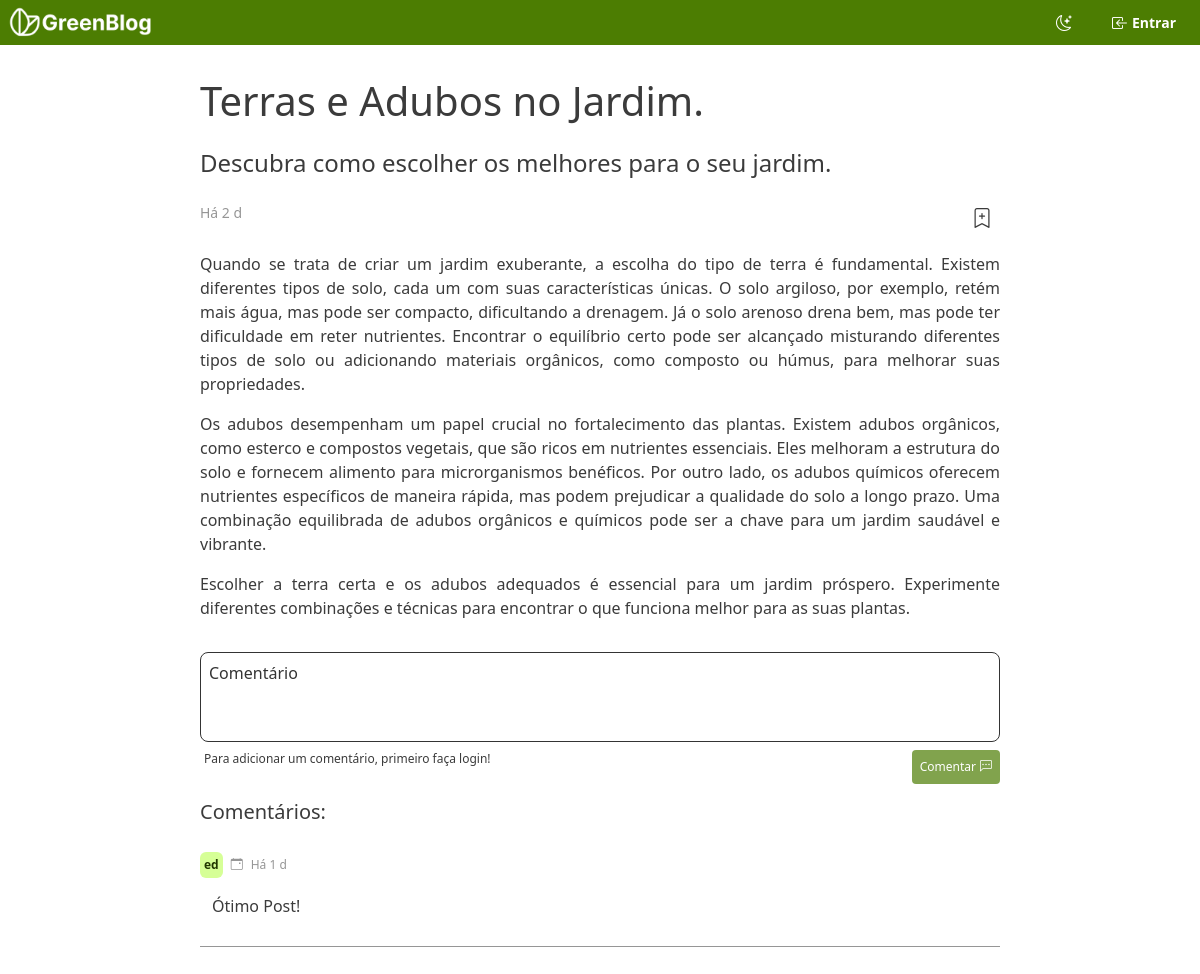
The page /post.php?id=12 on the database its author committed.
### tables this page shows
CREATE TABLE posts (
        post_id integer primary key autoincrement,
        owner_id int not null references user(user_id),
        title varchar(80),
        subtitle text(100),
        content text,
        created_at timestamp DEFAULT CURRENT_TIMESTAMP
    );

CREATE TABLE comments (
        id integer primary key autoincrement,
        post_id int not null references posts(post_id),
        owner_id int not null references user(user_id),
        content text,
        created_at timestamp DEFAULT CURRENT_TIMESTAMP
    );

### database/database.php (called while the page is built, shortened)
<?php
$db = new PDO("sqlite:" . DATABASE_PATH);
function get_comments_by_post_id(String $post_id)
{
	global $db;
	$sql = "--sql
		SELECT comments.*, user.username
		FROM comments, user
		WHERE user.user_id = comments.owner_id AND post_id = '$post_id'
		ORDER BY comments.created_at DESC
	";
	$query = $db->prepare($sql);
	$query->execute();
	$query = $query->fetchAll(PDO::FETCH_ASSOC);
	return $query;
}
function get_post_by_id(String $id)
{
	global $db;
	$sql = "--sql
		SELECT * FROM posts WHERE post_id = '$id'
	";
	$query = $db->prepare($sql);
	$query->execute();
	$query = $query->fetch(PDO::FETCH_ASSOC);
	return $query;
}
function calculate_time_diff(String $date_str)
{
	$now = new DateTime('now');
	$date = new DateTime($date_str);
	$diff = $now->diff($date);
	$days = $diff->days;
	if ($days >= 1) {
		return 'Há ' . $days . ' d';
	}
	return '';
}

### post.php (the view, shortened to what this page needs)
<?php
include './database/database.php';
$header = include './header.php';
$post_id = $_GET['id'];
$post = get_post_by_id($post_id);
$comments = get_comments_by_post_id($post_id);
$date = $post['created_at'];
$created_at = calculate_time_diff($date);
?>
<!DOCTYPE html>
<html lang="pt-br">
<head>
  <link rel="stylesheet" href="/styles/global.css">
  <link rel="stylesheet" href="/styles/posts.css">
</head>
<body>
  <?= $header ?>
  <main id="container">
    <div id="content">
      <h1 class="h1"><?= $post['title'] ?></h1>
      <p class="h4" id="subtitle"><?= $post['subtitle'] ?></p>
      <div id="post_date">
        <span id="created_at">
          <?= $created_at ?>
        </span>
        <button type="submit" id="set_favorite_bt">
          <span id="icon_favorite" class="bi bi-bookmark-plus"></span>
        </button>
      </div>
      <div id="content_body">
        <?= $post['content'] ?>
      </div>
      <form action="/actions/comment.php" method="post" id="form">
        <textarea name="comment" id="comment_field" cols="30" rows="10" disabled required placeholder=Comentário></textarea>
        <div>
          <span>Para adicionar um comentário, primeiro faça login!</span>
          <button id="send_comment_bt" disabled>
            Comentar
            <span class="bi bi-chat-left-dots"></span>
          </button>
        </div>
      </form>
    </div>
    <div id="comments">
      <h5 class="h5">Comentários:</h5>
      <?php
      if ($comments) {
        foreach ($comments as &$comment) {
          $content = &$comment['content'];
          $username = &$comment['username'];
          $date = &$comment['created_at'];
          $date = &$comment['created_at'];
          $created_at = calculate_time_diff($date);
          echo <<<HTML
              <div id="comment" >
                <div id="comment_title" >
                  <span>$username</span>
                  <span class="bi bi-calendar-event"></span>
                  <span> $created_at</span>
                </div>
                <p>$content</p>
              </div>
            HTML;
        }
      }
      ?>
    </div>
  </main>
</body>
</html>

### styles/global.css (style rules this page uses)
:root { --primary-1: #D6FF97; --primary-2: #4C7D02; --primary-3: #213700; --font-1: #969696; --font-2: #343434; --font-3: #3b3b3b; --alert-1: rgb(238, 108, 68); --white: #FFFFFF; --header-height: 45px }
input, textarea { background-color: var(--back-color-input); color: var(--font-3); border: 1px solid var(--font-2); resize: none; border-radius: 8px; font-size: 16px; padding: 8px; }
input::placeholder, textarea::placeholder { color: var(--font-2); }
body { background-color: var(--back-color); }
* { margin: 0; padding: 0; box-sizing: border-box; color: var(--font-3); transition: .7s; }
button { background-color: var(--white); border: none; padding: 2px 8px; border-radius: 4px; display: flex; justify-content: center; align-items: center; gap: 4px; }
main { width: 100%; height: calc(100vh - var(--header-height)); margin-top: var(--header-height); }
#container { display: flex; flex-direction: column; align-items: center; width: 100%; height: calc(100vh - var(--header-height)); overflow-x: auto; padding: 16px; }

### styles/posts.css (style rules this page uses)
#content { max-width: 800px; width: 100%; display: flex; flex-direction: column; gap: 16px; padding: 16px 0; font-size: 18px; }
textarea { width: 100%; height: 90px; }
#form { display: flex; flex-direction: column; align-items: end; gap: 8px; }
#form>div { width: 100%; display: flex; justify-content: space-between; font-size: 12px; padding-left: 4px; }
#send_comment_bt { padding: 8px; background-color: var(--primary-2); color: var(--white); font-weight: 500; }
#send_comment_bt>span { color: var(--white); }
#send_comment_bt:disabled { opacity: .7; }
#content_body { text-align: justify; line-height: 24px; font-size: 16px; }
#comments { max-width: 800px; width: 100%; display: flex; flex-direction: column; gap: 20px; padding-bottom: 50px; }
#comment { width: 100%; border-bottom: 1px solid var(--font-1); display: flex; flex-direction: column; gap: 16px; padding: 0 0 12px 0; }
#comment>p { padding: 0 12px; font-weight: 500; }
#comment_title { display: flex; gap: 8px; align-items: center; font-size: 12px; }
#comment_title>span:first-child { background-color: var(--primary-1); padding: 4px; border-radius: 6px; color: var(--primary-3); font-weight: 600; }
#comment_title>span:nth-child(2), #comment_title>span:last-child { color: var(--font-1); font-weight: 500; }
#post_date { display: flex; font-size: 14px; font-weight: 500; text-align: start; justify-content: space-between; }
#created_at { color: var(--font-1); }
#set_favorite_bt { background-color: transparent; }
#icon_favorite { font-size: 20px; font-weight: 900 !important; }

### rows shown on the page
posts: title "Terras e Adubos no Jardim.", subtitle "Descubra como escolher os melhores para o seu jardim.", created_at "Há 2 d", content "Quando se trata de criar um jardim exuberante, a escolha do tipo de terra é fundamental. Existem diferentes tipos de solo, cada um com suas características únicas. O solo argiloso, por exemplo, retém mais água, mas pode ser compacto, dificultando a drenagem. Já o solo arenoso drena bem, mas pode ter dificuldade em reter nutrientes. Encontrar o equilíbrio certo pode ser alcançado misturando diferentes tipos de solo ou adicionando materiais orgânicos, como composto ou húmus, para melhorar suas propriedades. Os adubos desempenham um papel crucial no fortalecimento das plantas. Existem adubos orgânicos, como esterco e compostos vegetais, que são ricos em nutrientes essenciais. Eles melhoram a…"
comments: created_at "Há 1 d"
